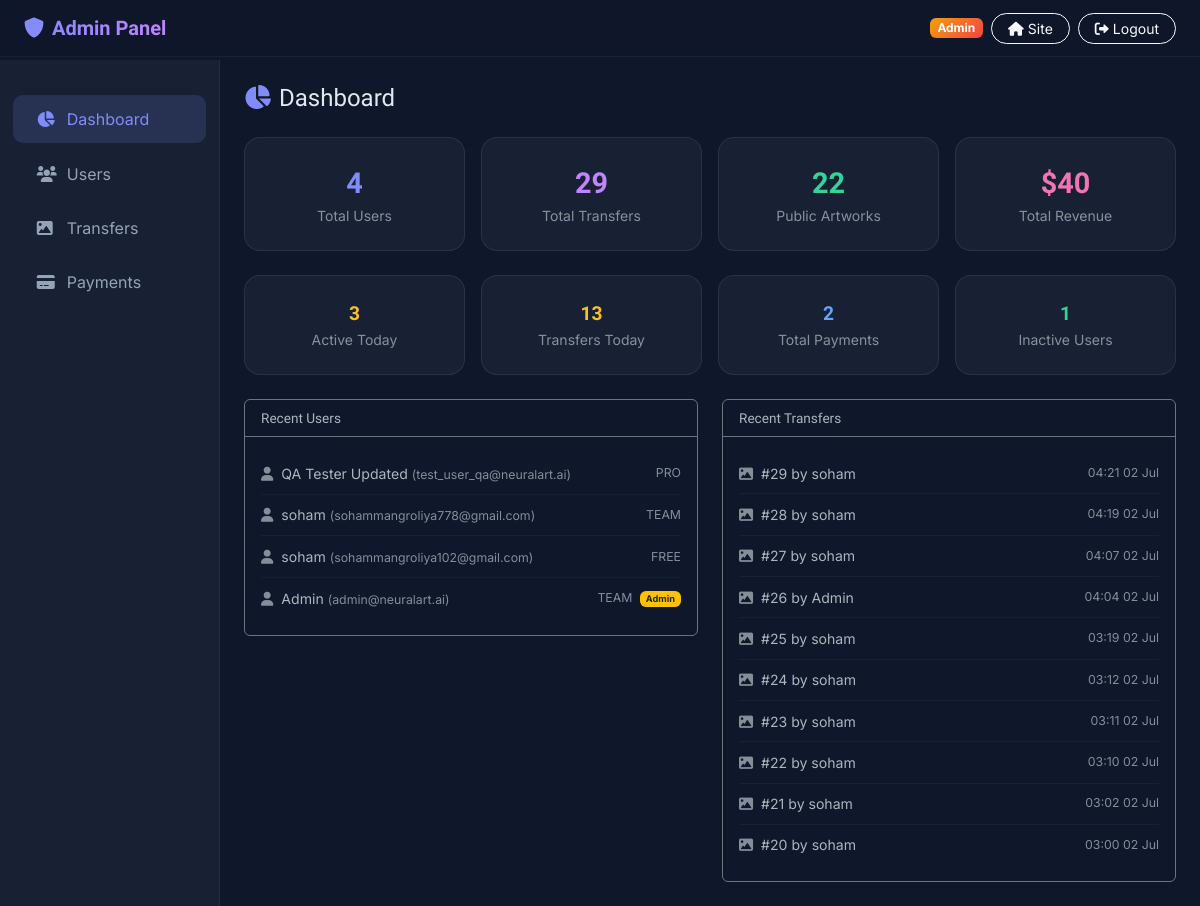
The page /admin (signed in) on the database its author committed.
### app.py (models this page shows, shortened)
class User(UserMixin, db.Model):
    id = db.Column(db.Integer, primary_key=True)
    email = db.Column(db.String(100), unique=True)
    password = db.Column(db.String(256))
    name = db.Column(db.String(1000))
    bio = db.Column(db.String(500), default='')
    avatar = db.Column(db.String(255), default='')
    plan = db.Column(db.String(50), default='free')
    email_verified = db.Column(db.Boolean, default=False)
    verify_token = db.Column(db.String(100), nullable=True)
    is_admin = db.Column(db.Boolean, default=False)
    transfers_today = db.Column(db.Integer, default=0)
    last_transfer_date = db.Column(db.Date, default=datetime.date.today)
    reset_token = db.Column(db.String(100), nullable=True)
    reset_token_expiry = db.Column(db.DateTime, nullable=True)
    payments = db.relationship('Payment', backref='user', lazy=True, cascade='all, delete-orphan')
    transfers = db.relationship('Transfer', backref='user', lazy=True, order_by='Transfer.created_at.desc()', cascade='all, delete-orphan')
    api_keys = db.relationship('ApiKey', backref='user', lazy=True, cascade='all, delete-orphan')
    likes = db.relationship('Like', backref='user', lazy='dynamic', cascade='all, delete-orphan')

class Transfer(db.Model):
    id = db.Column(db.Integer, primary_key=True)
    user_id = db.Column(db.Integer, db.ForeignKey('user.id'), nullable=True)
    content_image = db.Column(db.String(255), nullable=True)
    style_image = db.Column(db.String(255), nullable=True)
    result_image = db.Column(db.String(255), nullable=False)
    mask_image = db.Column(db.String(255), nullable=True)
    alpha = db.Column(db.Float, default=1.0)
    width = db.Column(db.Integer, default=0)
    height = db.Column(db.Integer, default=0)
    is_public = db.Column(db.Boolean, default=False)
    created_at = db.Column(db.DateTime, default=lambda: datetime.datetime.now(timezone.utc))
    likes = db.relationship('Like', backref='transfer', lazy='dynamic', cascade='all, delete-orphan')

### app.py (the view)
@app.route('/admin')
@admin_required
def admin_dashboard():
    stats = {
        'total_users': User.query.count(),
        'total_transfers': Transfer.query.count(),
        'total_payments': Payment.query.count(),
        'total_public': Transfer.query.filter_by(is_public=True).count(),
        'users_today': User.query.filter(User.last_transfer_date == datetime.date.today()).count(),
        'transfers_today': Transfer.query.filter(
            db.func.date(Transfer.created_at) == datetime.date.today()
        ).count(),
        'revenue': db.session.query(db.func.sum(Payment.amount)).filter_by(status='completed').scalar() or 0,
    }
    recent_users = User.query.order_by(User.id.desc()).limit(10).all()
    recent_transfers = Transfer.query.order_by(Transfer.created_at.desc()).limit(10).all()
    return render_template('admin_dashboard.html', stats=stats,
                           recent_users=recent_users, recent_transfers=recent_transfers)

### app.py (called while the page is built)
@app.after_request
def add_header(response):
    response.headers['Cache-Control'] = 'no-store, no-cache, must-revalidate, post-check=0, pre-check=0, max-age=0'
    response.headers['Pragma'] = 'no-cache'
    response.headers['Expires'] = '-1'
    return response

@login_manager.user_loader
def load_user(user_id):
    return db.session.get(User, int(user_id))

@app.context_processor
def inject_presets():
    return dict(style_presets=STYLE_PRESETS)

def admin_required(f):
    from functools import wraps
    @wraps(f)
    @login_required
    def decorated(*args, **kwargs):
        if not current_user.is_admin:
            abort(403)
        return f(*args, **kwargs)
    return decorated

### templates/admin_dashboard.html (shortened to what this page needs)
<!DOCTYPE html>
<html lang="en" data-bs-theme="dark">
<head>
<link href="https://cdn.jsdelivr.net/npm/bootstrap@5.3.0/dist/css/bootstrap.min.css" rel="stylesheet">
<link rel="stylesheet" href="https://cdnjs.cloudflare.com/ajax/libs/font-awesome/6.0.0/css/all.min.css">
</head>
<body>
<nav class="navbar navbar-expand-lg fixed-top">
    <div class="container-fluid px-4">
        <a class="navbar-brand" href="{{ url_for('admin_dashboard') }}"><i class="fas fa-shield-alt me-2"></i>Admin Panel</a>
        <div class="d-flex align-items-center gap-2">
            <span class="badge badge-admin">{{ current_user.name }}</span>
            <a href="{{ url_for('index') }}" class="btn btn-sm btn-outline-light rounded-pill px-3"><i class="fas fa-home me-1"></i>Site</a>
            <a href="{{ url_for('logout') }}" class="btn btn-sm btn-outline-light rounded-pill px-3"><i class="fas fa-sign-out-alt me-1"></i>Logout</a>
        </div>
    </div>
</nav>
<div class="d-flex" style="padding-top: 60px;">
    <div class="sidebar d-none d-md-block">
        <ul class="nav flex-column">
            <li class="nav-item"><a class="nav-link active" href="{{ url_for('admin_dashboard') }}"><i class="fas fa-chart-pie me-2"></i>Dashboard</a></li>
            <li class="nav-item"><a class="nav-link" href="{{ url_for('admin_users') }}"><i class="fas fa-users me-2"></i>Users</a></li>
            <li class="nav-item"><a class="nav-link" href="{{ url_for('admin_transfers') }}"><i class="fas fa-image me-2"></i>Transfers</a></li>
            <li class="nav-item"><a class="nav-link" href="{{ url_for('admin_payments') }}"><i class="fas fa-credit-card me-2"></i>Payments</a></li>
        </ul>
    </div>
    <div class="flex-grow-1 p-4">
        <h4 class="orbitron mb-4"><i class="fas fa-chart-pie me-2" style="color:#818cf8;"></i>Dashboard</h4>
        <div class="row g-3 mb-4">
            <div class="col-md-3 col-6"><div class="stat-card text-center"><div class="stat-number" style="color:#818cf8;">{{ stats.total_users }}</div><div class="small text-muted">Total Users</div></div></div>
            <div class="col-md-3 col-6"><div class="stat-card text-center"><div class="stat-number" style="color:#c084fc;">{{ stats.total_transfers }}</div><div class="small text-muted">Total Transfers</div></div></div>
            <div class="col-md-3 col-6"><div class="stat-card text-center"><div class="stat-number" style="color:#34d399;">{{ stats.total_public }}</div><div class="small text-muted">Public Artworks</div></div></div>
            <div class="col-md-3 col-6"><div class="stat-card text-center"><div class="stat-number" style="color:#f472b6;">${{ '%.0f'|format(stats.revenue) }}</div><div class="small text-muted">Total Revenue</div></div></div>
        </div>
        <div class="row g-3 mb-4">
            <div class="col-md-3 col-6"><div class="stat-card text-center"><div class="stat-number" style="color:#fbbf24;font-size:1.2rem;">{{ stats.users_today }}</div><div class="small text-muted">Active Today</div></div></div>
            <div class="col-md-3 col-6"><div class="stat-card text-center"><div class="stat-number" style="color:#fbbf24;font-size:1.2rem;">{{ stats.transfers_today }}</div><div class="small text-muted">Transfers Today</div></div></div>
            <div class="col-md-3 col-6"><div class="stat-card text-center"><div class="stat-number" style="color:#60a5fa;font-size:1.2rem;">{{ stats.total_payments }}</div><div class="small text-muted">Total Payments</div></div></div>
            <div class="col-md-3 col-6"><div class="stat-card text-center"><div class="stat-number" style="color:#34d399;font-size:1.2rem;">{{ stats.total_users - stats.users_today }}</div><div class="small text-muted">Inactive Users</div></div></div>
        </div>
        <div class="row g-4">
            <div class="col-md-6">
                <div class="card bg-transparent border-secondary">
                    <div class="card-header bg-transparent border-secondary orbitron" style="font-size:0.85rem;">Recent Users</div>
                    <div class="card-body p-3">
                        {% for u in recent_users %}
                        <div class="recent-item d-flex justify-content-between align-items-center">
                            <span><i class="fas fa-user me-2 text-muted"></i>{{ u.name }} <span class="text-muted small">({{ u.email }})</span></span>
                            <span class="small text-muted">{{ u.plan | upper }} {% if u.is_admin %}<span class="badge bg-warning text-dark ms-1">Admin</span>{% endif %}</span>
                        </div>
                        {% endfor %}
                    </div>
                </div>
            </div>
            <div class="col-md-6">
                <div class="card bg-transparent border-secondary">
                    <div class="card-header bg-transparent border-secondary orbitron" style="font-size:0.85rem;">Recent Transfers</div>
                    <div class="card-body p-3">
                        {% for t in recent_transfers %}
                        <div class="recent-item d-flex justify-content-between align-items-center">
                            <span><i class="fas fa-image me-2 text-muted"></i>#{{ t.id }} by {{ t.user.name if t.user else 'Anonymous' }}</span>
                            <span class="small text-muted">{{ t.created_at.strftime('%H:%M %d %b') if t.created_at else '' }}</span>
                        </div>
                        {% endfor %}
                    </div>
                </div>
            </div>
        </div>
    </div>
</div>
</body>
</html>

### templates/admin_dashboard.html (style rules this page uses)
body { font-family: 'Inter', sans-serif; background: #0f172a; color: #e2e8f0; }
.orbitron { font-family: 'Orbitron', sans-serif; }
.navbar { background: rgba(15,23,42,0.8); backdrop-filter: blur(10px); border-bottom: 1px solid rgba(255,255,255,0.05); }
.navbar-brand { font-family: 'Orbitron', sans-serif; font-weight: 700; background: linear-gradient(to right, #818cf8, #c084fc); -webkit-background-clip: text; -webkit-text-fill-color: transparent; }
.sidebar { background: rgba(30,41,59,0.6); border-right: 1px solid rgba(255,255,255,0.05); min-height: calc(100vh - 60px); padding-top: 2rem; width: 220px; flex-shrink: 0; }
.sidebar .nav-link { color: #94a3b8; padding: 0.75rem 1.5rem; border-radius: 10px; margin: 0.2rem 0.8rem; transition: all 0.3s; }
.sidebar .nav-link:hover, .sidebar .nav-link.active { background: rgba(129,140,248,0.15); color: #818cf8; }
.sidebar .nav-link i { width: 22px; }
.stat-card { background: rgba(30,41,59,0.6); border: 1px solid rgba(255,255,255,0.08); border-radius: 16px; padding: 1.5rem; transition: all 0.3s; }
.stat-number { font-family: 'Orbitron', sans-serif; font-size: 1.8rem; font-weight: 700; }
.recent-item { padding: 0.6rem 0; border-bottom: 1px solid rgba(255,255,255,0.04); font-size: 0.88rem; }
.recent-item:last-child { border-bottom: none; }
.badge-admin { background: linear-gradient(135deg, #f59e0b, #ef4444); }

### rows shown on the page
User: name "Admin", email "admin@neuralart.ai", plan "TEAM", is_admin "Admin"
User: name "QA Tester Updated", email "test_user_qa@neuralart.ai", plan "PRO"
User: name "soham", email "sohammangroliya778@gmail.com", plan "TEAM"
User: name "soham", email "sohammangroliya102@gmail.com", plan "FREE"
Transfer: id "29", user "soham", created_at "04:21 02 Jul"
Transfer: id "28", user "soham", created_at "04:19 02 Jul"
Transfer: id "27", user "soham", created_at "04:07 02 Jul"
Transfer: id "26", user "Admin", created_at "04:04 02 Jul"
Transfer: id "25", user "soham", created_at "03:19 02 Jul"
Transfer: id "24", user "soham", created_at "03:12 02 Jul"
Transfer: id "23", user "soham", created_at "03:11 02 Jul"
Transfer: id "22", user "soham", created_at "03:10 02 Jul"
Transfer: id "21", user "soham", created_at "03:02 02 Jul"
Transfer: id "20", user "soham", created_at "03:00 02 Jul"

### other values the page prints
{{ stats.total_users }} "4"
{{ stats.total_transfers }} "29"
{{ stats.total_public }} "22"
{{ '%.0f'|format(stats.revenue) }} "40"
{{ stats.users_today }} "3"
{{ stats.transfers_today }} "13"
{{ stats.total_payments }} "2"
{{ stats.total_users - stats.users_today }} "1"
